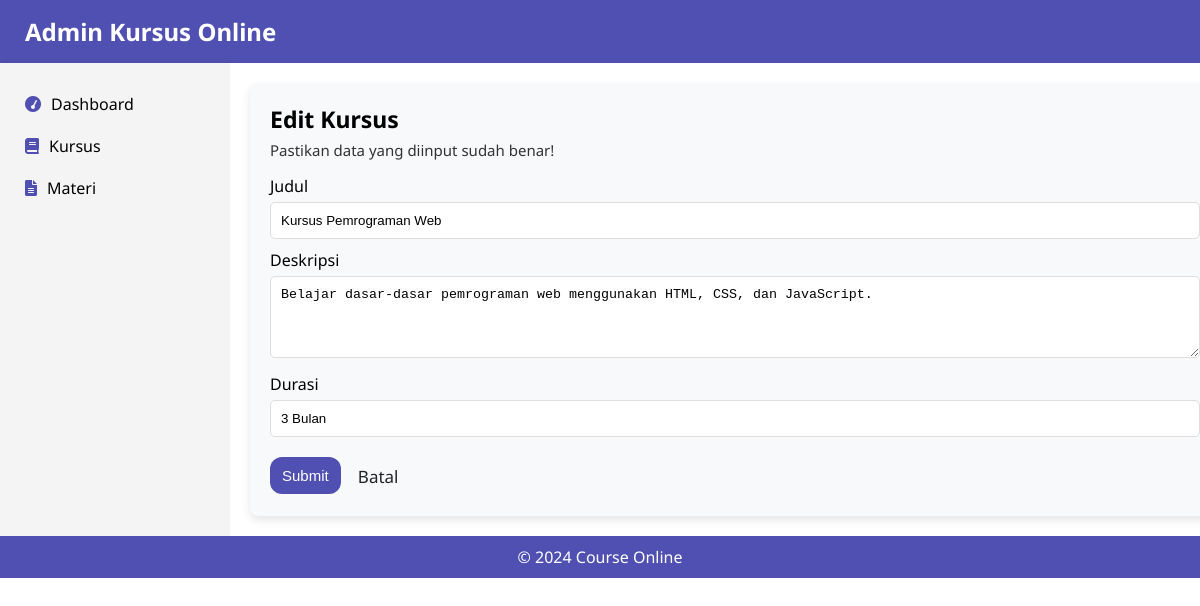
The page /editkursus.php?id=17 on the database its author committed.
### tables this page shows
CREATE TABLE `courses` (
  `id` int(11) NOT NULL,
  `title` varchar(255) NOT NULL,
  `description` text NOT NULL,
  `duration` varchar(50) NOT NULL
);

### editkursus.php (the view, shortened to what this page needs)
<?php
require "Database/database.php";
$course_id = isset($_GET['id']) ? intval($_GET['id']) : 0;
if ($_SERVER['REQUEST_METHOD'] == 'POST') {
    $title = $conn->real_escape_string($_POST['title']);
    $description = $conn->real_escape_string($_POST['description']);
    $duration = $conn->real_escape_string($_POST['duration']);
    $sql = "UPDATE courses SET title='$title', description='$description', duration='$duration' WHERE id=$course_id";
    if ($conn->query($sql) === TRUE) {
        header("Location: kursus.php");
        exit();
    } else {
        echo "Error updating record: " . $conn->error;
    }
} else {
    $sql = "SELECT title, description, duration FROM courses WHERE id=$course_id";
    $result = $conn->query($sql);
    if ($result->num_rows > 0) {
        $course = $result->fetch_assoc();
    } else {
        echo "Course not found.";
        exit();
    }
}
?>
<!DOCTYPE html>
<html lang="en">
<head>
    <link rel="stylesheet" href="style.css">
    <link rel="stylesheet" href="https://cdnjs.cloudflare.com/ajax/libs/font-awesome/6.0.0-beta3/css/all.min.css">
</head>
<body>
    <header>
        <h1>Admin Kursus Online</h1>
    </header>
    <div class="main-content">
    <?php include 'sidebar.php'; ?>
        <div class="content-table">
            <div class="form-container">
                <h2>Edit Kursus</h2>
                <p>Pastikan data yang diinput sudah benar!</p>
                <form method="post" action="">
                    <label for="title">Judul</label>
                    <input type="text" id="title" name="title" value="<?php echo htmlspecialchars($course['title']); ?>" required>
                    <label for="description">Deskripsi</label>
                    <textarea id="description" name="description" rows="4" required><?php echo htmlspecialchars($course['description']); ?></textarea>
                    <label for="duration">Durasi</label>
                    <input type="text" id="duration" name="duration" value="<?php echo htmlspecialchars($course['duration']); ?>" required>
                    <button type="submit">Submit</button>
                    <a href="kursus.php" class="btn btn-light">Batal</a>
                </form>
            </div>
        </div>
    </div>
    <footer>
        &copy; 2024 Course Online
    </footer>
</body>
</html>

### style.css (style rules this page uses)
body { font-family: 'Noto Sans', sans-serif; margin: 0; padding: 0; display: flex; flex-direction: column; height: 100vh; }
header { background-color: #5050B2; color: white; padding: 15px; display: flex; width: auto; align-items: center; }
header h1 { margin: 0 10px; font-size: 24px; font-weight: 20px; color: #FFFFFF; }
footer { background-color: #5050B2; color: white; text-align: center; padding: 10px; display: fixed; }

### editkursus.php (style rules this page uses)
.main-content { display: flex; margin: 0; }
.content-table { flex: 1; padding: 20px; background-color: #ffffff; display: flex; flex-direction: column; align-items: flex-start; }
.form-container { max-width: 1100px; width: 100%; padding: 20px; background-color: #f8f9fa; border-radius: 8px; box-shadow: 0 4px 8px rgba(0, 0, 0, 0.1); }
.form-container h2 { margin: 0; font-size: 23px; }
.form-container p { margin-top: 5px; font-size: 15px; color: #333; }
.form-container label { margin-top: 10px; display: block; }
.form-container input, .form-container textarea, .form-container select { width: 100%; padding: 10px; border: 1px solid #ddd; border-radius: 5px; margin-top: 5px; box-sizing: border-box; }
.form-container textarea { resize: vertical; }
.form-container button { background-color: #5050B2; color: white; padding: 10px 12px; border: none; border-radius: 12px; cursor: pointer; margin-top: 20px; font-size: 15px; transition: background-color 0.3s; }
.btn { display: inline-block; font-weight: 400; color: #007bff; text-align: center; vertical-align: middle; user-select: none; background-color: transparent; border: 1px solid transparent; border-radius: 15px; padding: 0.375rem 0.75rem; font-size: 17px; line-height: 1.5; transition: color 0.15s ease-in-out, background-color 0.15s ease-in-out, border-color 0.15s ease-in-out, box-shadow 0.15s ease-in-out; cursor: pointer; text-decoration: none; }
.btn-light { color: #212529; background-color: #f8f9fa; border-color: #f8f9fa; }

### rows shown on the page
courses: title "Kursus Pemrograman Web", description "Belajar dasar-dasar pemrograman web menggunakan HTML, CSS, dan JavaScript.", duration "3 Bulan"
